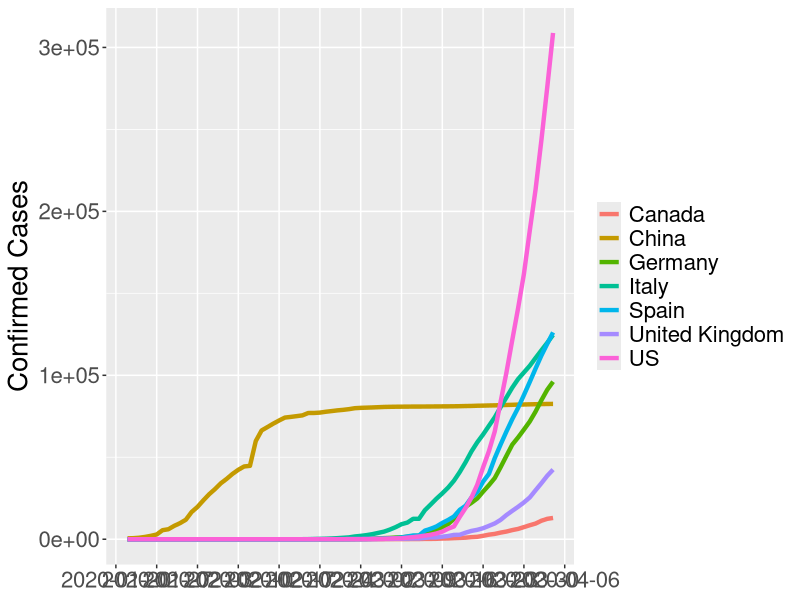
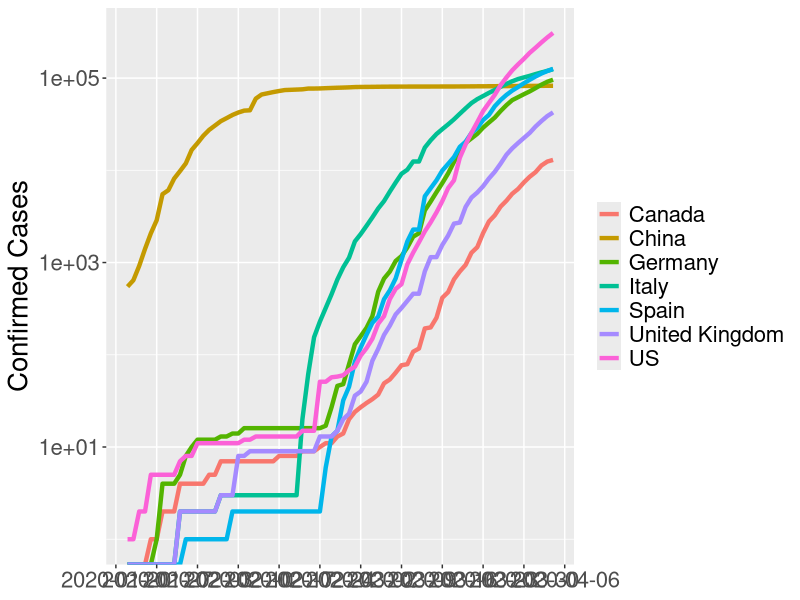
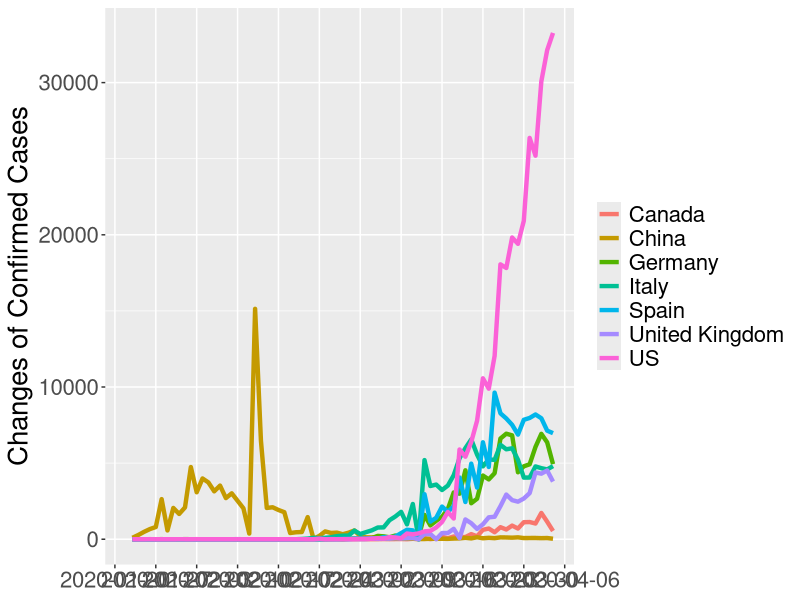
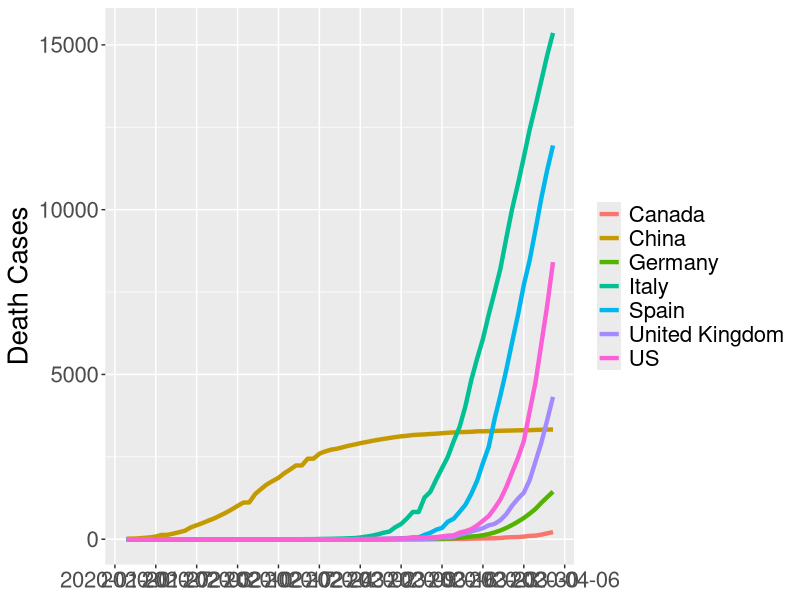
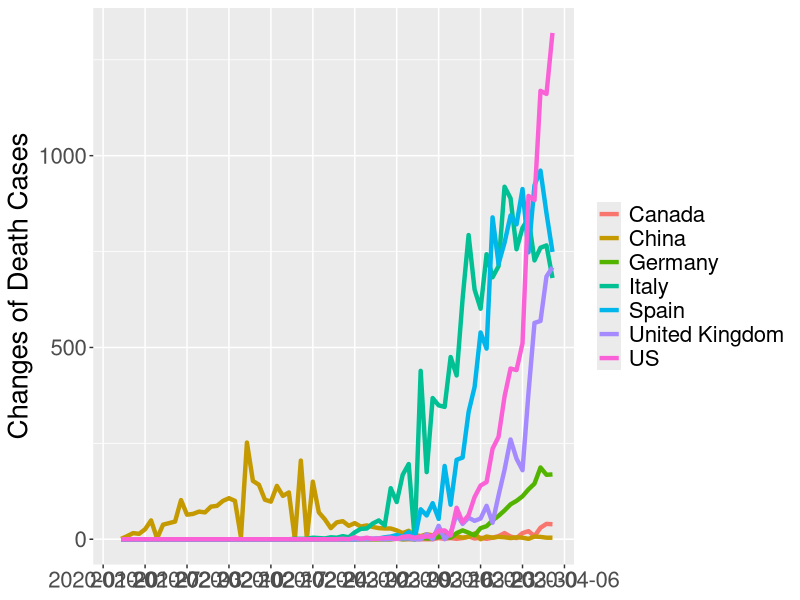
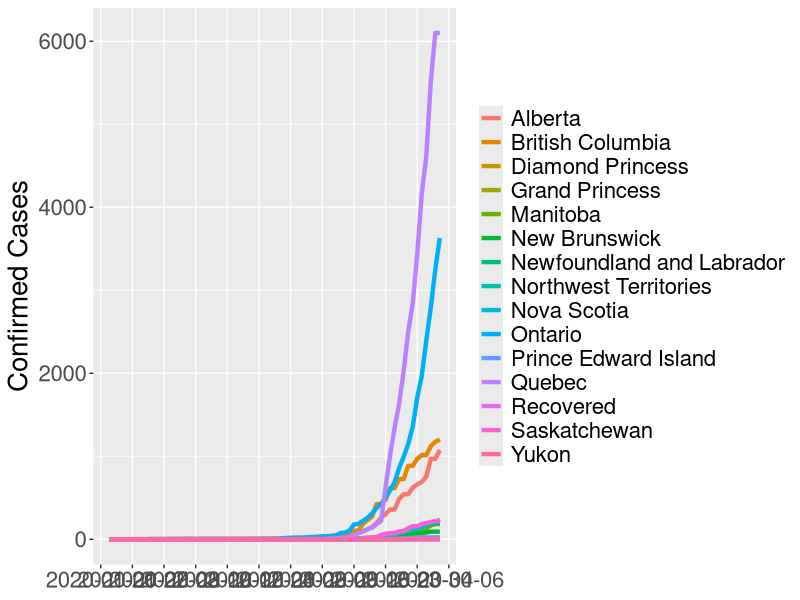
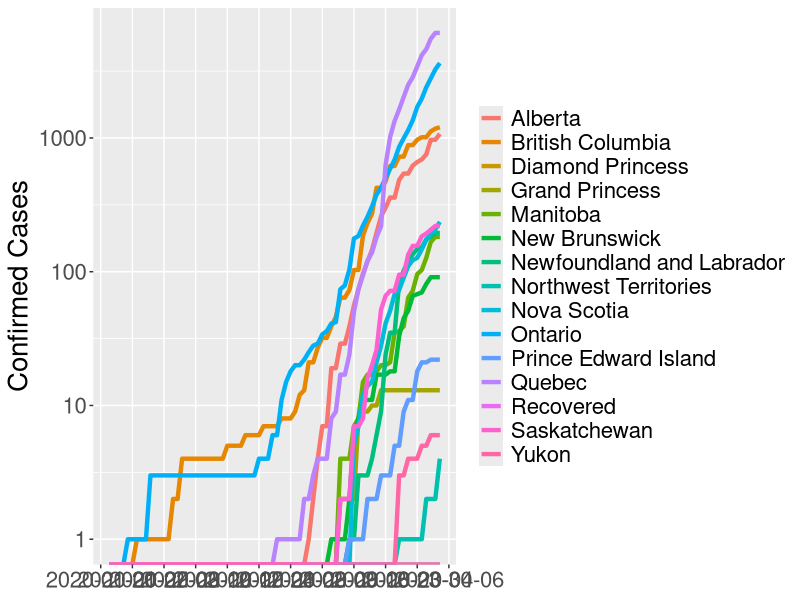
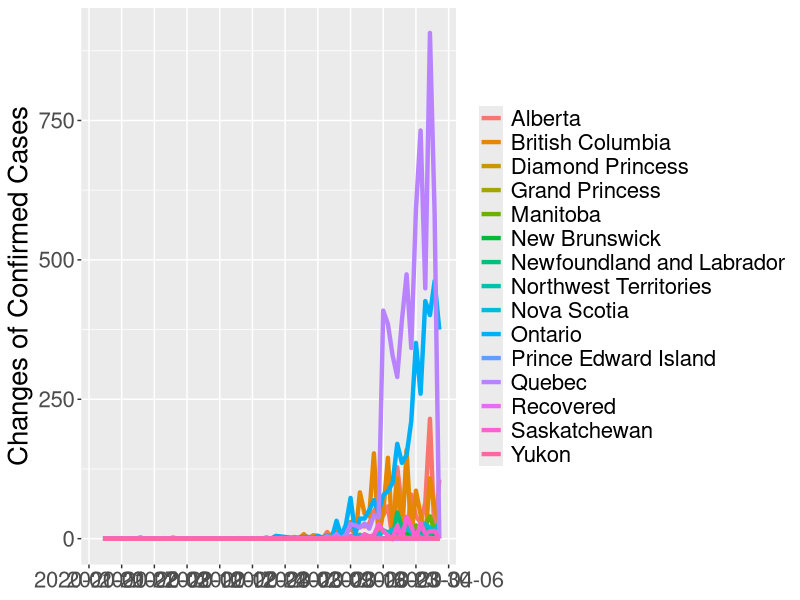

Here is the R script that generated these plots, in order:
## ---- chunk 1
knitr::opts_chunk$set(warning = FALSE)
knitr::opts_chunk$set(message = FALSE)
knitr::opts_chunk$set(cache = FALSE)
knitr::opts_chunk$set(echo = FALSE)
knitr::opts_chunk$set(fig.width = 24)
knitr::opts_chunk$set(fig.height = 10)
knitr::opts_chunk$set(results = "asis")
## ---- chunk 2
## Libraries
library(ggplot2)
library(dplyr)
library(reshape2)
library(data.table)
## ---- chunk 3
confirmed <- read.csv("time_series_covid19_confirmed_global.csv")
deaths <- read.csv("time_series_covid19_deaths_global.csv")

confirmed <- confirmed %>% 
  rename(Country = Country.Region) %>%
  group_by(Country) %>%
  select(-Lat, -Long) %>%
  ungroup

col_names <- colnames(confirmed)[-(1:2)]
date_list <- substr(col_names, 2, nchar(col_names)-3)
date_list <- gsub("[.]", "/", date_list)
date_list <- paste("2020/", date_list, sep = "")

confirmed_by_country <- rbindlist(lapply(1:length(date_list), function(n){
  confirmed %>% 
    select(Country, !!col_names[n]) %>%
    rename(Cases = !!col_names[n]) %>%
    mutate(Date = as.Date(date_list[n])) %>%
    group_by(Country, Date) %>%
    summarise(Confirmed_Cases = sum(Cases)) %>%
    ungroup
}))  %>%
    group_by(Country) %>%
    mutate(Confirmed_Changes = Confirmed_Cases - lag(Confirmed_Cases)) %>%
    ungroup

deaths <- deaths %>% 
  rename(Country = Country.Region) %>%
  group_by(Country) %>%
  select(-Lat, -Long) %>%
  ungroup

deaths_by_country <- (rbindlist(lapply(1:length(date_list), function(n){
  deaths %>% 
    select(Country, !!col_names[n]) %>%
    rename(Cases = !!col_names[n]) %>%
    mutate(Date = as.Date(date_list[n])) %>%
    group_by(Country, Date) %>%
    summarise(Death_Cases = sum(Cases)) %>%
    ungroup
}))) %>%
    group_by(Country) %>%
    mutate(Death_Changes = Death_Cases - lag(Death_Cases)) %>%
    ungroup

interested_countries <- merge(confirmed_by_country, deaths_by_country, all = T) %>%
  filter(Country %in% c("China", "US", "Canada", "United Kingdom", "Italy", "Germany", "Spain"))

## ---- chunk 4
ggplot(interested_countries) +
  geom_line(aes(x = Date, y = Confirmed_Cases, group = Country, color = Country), size = 1.5) + 
  xlab(NULL) +
  theme(legend.title = element_blank()) + 
  ylab("Confirmed Cases") +
  scale_x_date(date_breaks = "1 week", minor_breaks = NULL) + 
  theme(legend.text = element_text(size=16),
        text = element_text(size=20))
## ---- chunk 5
ggplot(interested_countries) +
  geom_line(aes(x = Date, y = Confirmed_Cases, group = Country, color = Country), size = 1.5) + 
  xlab(NULL) +
  scale_y_log10() +
  theme(legend.title = element_blank()) + 
  ylab("Confirmed Cases") +
  scale_x_date(date_breaks = "1 week", minor_breaks = NULL) + 
  theme(legend.text = element_text(size=16),
        text = element_text(size=20))
## ---- chunk 6
ggplot(interested_countries) +
  geom_line(aes(x = Date, y = Confirmed_Changes, group = Country, color = Country), size = 1.5) + 
  xlab(NULL) +
  theme(legend.title = element_blank()) + 
  ylab("Changes of Confirmed Cases") +
  scale_x_date(date_breaks = "1 week", minor_breaks = NULL) + 
  theme(legend.text = element_text(size=16),
        text = element_text(size=20))
## ---- chunk 7
ggplot(interested_countries) +
  geom_line(aes(x = Date, y = Death_Cases, group = Country, color = Country), size = 1.5) + 
  xlab(NULL) +
  theme(legend.title = element_blank()) + 
  ylab("Death Cases") +
  scale_x_date(date_breaks = "1 week", minor_breaks = NULL) + 
  theme(legend.text = element_text(size=16),
        text = element_text(size=20))
## ---- chunk 8
ggplot(interested_countries) +
  geom_line(aes(x = Date, y = Death_Changes, group = Country, color = Country), size = 1.5) + 
  xlab(NULL) +
  theme(legend.title = element_blank()) + 
  ylab("Changes of Death Cases") +
  scale_x_date(date_breaks = "1 week", minor_breaks = NULL) + 
  theme(legend.text = element_text(size=16),
        text = element_text(size=20))
## ---- chunk 9
confirmed_in_CA <- confirmed %>% 
  filter(Country == "Canada") %>%
  rename(Province = Province.State)

confirmed_in_CA <- rbindlist(lapply(1:length(date_list), function(n){
  confirmed_in_CA %>% 
    select(Province, !!col_names[n]) %>%
    rename(Cases = !!col_names[n]) %>%
    mutate(Date = as.Date(date_list[n])) %>%
    group_by(Province, Date) %>%
    summarise(Confirmed_Cases = sum(Cases)) %>%
    ungroup 
}))  %>%
    group_by(Province) %>%
    mutate(Confirmed_Changes = Confirmed_Cases - lag(Confirmed_Cases)) %>%
    ungroup

death_in_CA <- deaths %>% 
  filter(Country == "Canada") %>%
  rename(Province = Province.State)


death_in_CA <- rbindlist(lapply(1:length(date_list), function(n){
  death_in_CA %>% 
    select(Province, !!col_names[n]) %>%
    rename(Cases = !!col_names[n]) %>%
    mutate(Date = as.Date(date_list[n])) %>%
    group_by(Province, Date) %>%
    summarise(Death_Cases = sum(Cases)) %>%
    ungroup %>%
    mutate( Changes = Death_Cases - lag(Death_Cases)) %>%
    ungroup
})) %>%
    group_by(Province) %>%
    mutate(Death_Changes = Death_Cases - lag(Death_Cases)) %>%
    ungroup

summary_ca <- merge(confirmed_in_CA, death_in_CA, all = T) 

## ---- chunk 10
ggplot(summary_ca) +
  geom_line(aes(x = Date, y = Confirmed_Cases, group = Province, color = Province), size = 1.5) + 
  xlab(NULL) +
  theme(legend.title = element_blank()) + 
  ylab("Confirmed Cases") +
  scale_x_date(date_breaks = "1 week", minor_breaks = NULL) + 
  theme(legend.text = element_text(size=16),
        text = element_text(size=20))
## ---- chunk 11
ggplot(summary_ca) +
  geom_line(aes(x = Date, y = Confirmed_Cases, group = Province, color = Province), size = 1.5) + 
  xlab(NULL) +
  scale_y_log10() +
  theme(legend.title = element_blank()) + 
  ylab("Confirmed Cases") +
  scale_x_date(date_breaks = "1 week", minor_breaks = NULL) + 
  theme(legend.text = element_text(size=16),
        text = element_text(size=20))
## ---- chunk 12
ggplot(summary_ca) +
  geom_line(aes(x = Date, y = Confirmed_Changes, group = Province, color = Province), size = 1.5) + 
  xlab(NULL) +
  theme(legend.title = element_blank()) + 
  ylab("Changes of Confirmed Cases") +
  scale_x_date(date_breaks = "1 week", minor_breaks = NULL) + 
  theme(legend.text = element_text(size=16),
        text = element_text(size=20))
## ---- chunk 13
ggplot(summary_ca) +
  geom_line(aes(x = Date, y = Death_Cases, group = Province, color = Province), size = 1.5) + 
  xlab(NULL) +
  theme(legend.title = element_blank()) + 
  ylab("Death Cases") +
  scale_x_date(date_breaks = "1 week", minor_breaks = NULL) + 
  theme(legend.text = element_text(size=16),
        text = element_text(size=20))
## ---- chunk 14
ggplot(summary_ca) +
  geom_line(aes(x = Date, y = Death_Changes, group = Province, color = Province), size = 1.5) + 
  xlab(NULL) +
  theme(legend.title = element_blank()) + 
  ylab("Changes of Death Cases") +
  scale_x_date(date_breaks = "1 week", minor_breaks = NULL) + 
  theme(legend.text = element_text(size=16),
        text = element_text(size=20))
